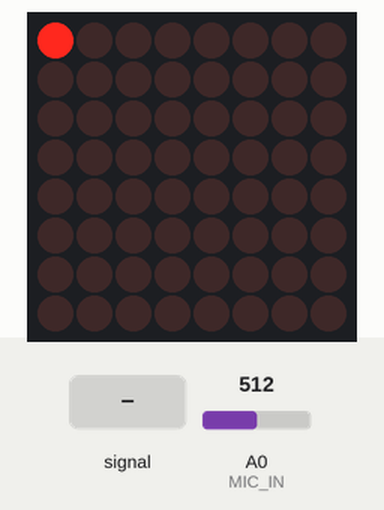
Bench run of a sketch on a simulated Arduino Uno, built with avr-gcc and run on an emulated ATmega328P. On the bench: 8×8 LED matrix. Inputs (shaded band) come from the test bench; at power-on: A0 (MIC_IN) = 512.

Above: at 1.2 s.
1.3 s: A0 (MIC_IN) fed a 200 Hz sine of ±81 counts around its level
At 2.1 s:
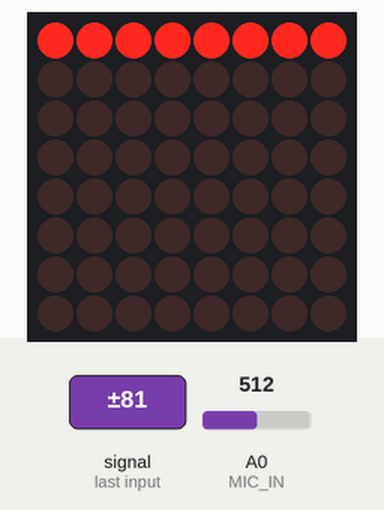
3.1 s: A0 (MIC_IN) set to 490
At 4.3 s:
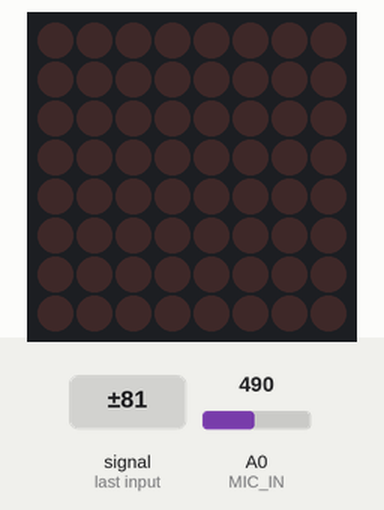
5.0 s: A0 (MIC_IN) fed a 1000 Hz sine of ±255 counts around its level
At 6.2 s:
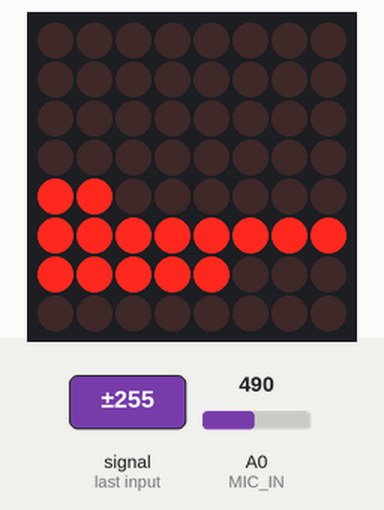
6.5 s: A0 (MIC_IN) set to 900
At 7.7 s:
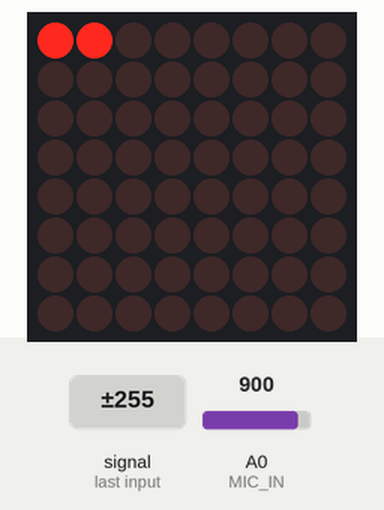
8.3 s: A0 (MIC_IN) set to 860
At 8.9 s:
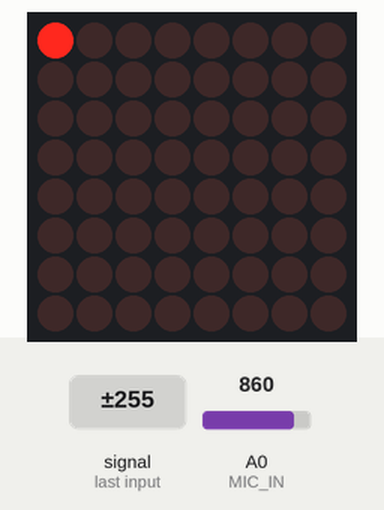
9.9 s: A0 (MIC_IN) set to 1023
At 10.5 s:
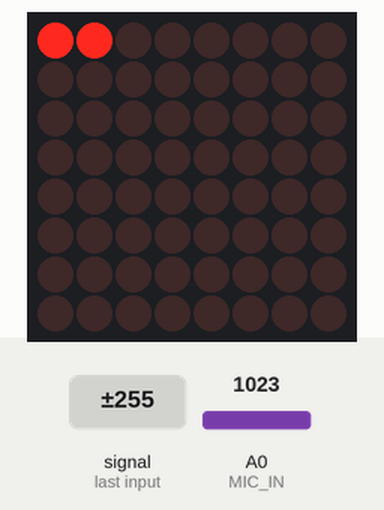
Timing chart, 0 to 12.5 s (numbered marks = the images above; inputs shaded):
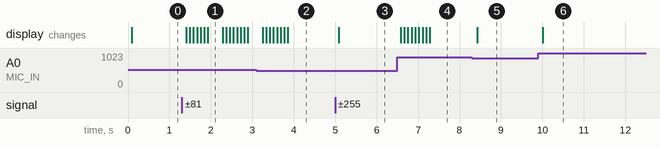

Measured:
- the behaviour switches between 877 and 876 on A0 (MIC_IN) (found by bisection; images 4 and 5)
- after the input at 1.3 s, the display: changes after 0.10 s (image 1)
- after the input at 3.1 s, the display: first changes after 0.15 s (image 2 shows a later state)
- after the input at 5.0 s, the display: changes after 0.09 s (image 3)
- after the input at 6.5 s, the display: first changes after 0.08 s (image 4 shows a later state)
- after the input at 8.3 s, the display: changes after 0.12 s (image 5)
- after the input at 9.9 s, the display: changes after 0.10 s (image 6)

The sketch:

music-visualizer_code.ino
```cpp
#include "LedControl.h"
#include "arduinoFFT.h"

#define SAMPLES 64
#define MIC_IN A0
#define xres 8
#define yres 8
#define MAXVAL 500
#define MINABS 20

LedControl lc=LedControl(12,11,10,1);

unsigned long delaytime=100;

arduinoFFT FFT = arduinoFFT();

double vReal[SAMPLES];
double vImag[SAMPLES];

int Intensity[xres] = { };
int Displacement = 1;

void setup() {
  pinMode(MIC_IN, INPUT);
  lc.shutdown(0,false);
  lc.setIntensity(0,8);
  lc.clearDisplay(0);
}

void writeBar (int row, int level) {
  byte bar[9]={B0000000, B10000000,B11000000,B11100000,B11110000,B11111000, B11111100, B11111110, B11111111};
  lc.setRow(0, row, bar[level]);
}

void loop() {
  for(int i = 0; i < SAMPLES; i++){
    vReal[i] = analogRead(MIC_IN);
    vImag[i] = 0;
  }

  //FFT
  FFT.Windowing(vReal, SAMPLES, FFT_WIN_TYP_HAMMING, FFT_FORWARD);
  FFT.Compute(vReal, vImag, SAMPLES, FFT_FORWARD);
  FFT.ComplexToMagnitude(vReal, vImag, SAMPLES);

  double maxval = MAXVAL;

  for(int i = 2; i < (xres*Displacement)+2; i+=Displacement){
    if (vReal[i] > maxval)
      maxval = vReal[i];
  }

  for(int i = 2; i < (xres*Displacement)+2; i+=Displacement){
    vReal[i] = constrain(vReal[i],MINABS ,maxval);            // set max value for input data
    vReal[i] = map(vReal[i], MINABS, maxval, 0, yres);        // map data to fit our display

    Intensity[(i/Displacement)-2] --;                      // Decrease displayed value
    if (vReal[i] > Intensity[(i/Displacement)-2])          // Match displayed value to measured value
      Intensity[(i/Displacement)-2] = vReal[i];
  }

  for(int i = 0; i < xres; i++){
    writeBar(i, Intensity[i]);
  }
 }
```
